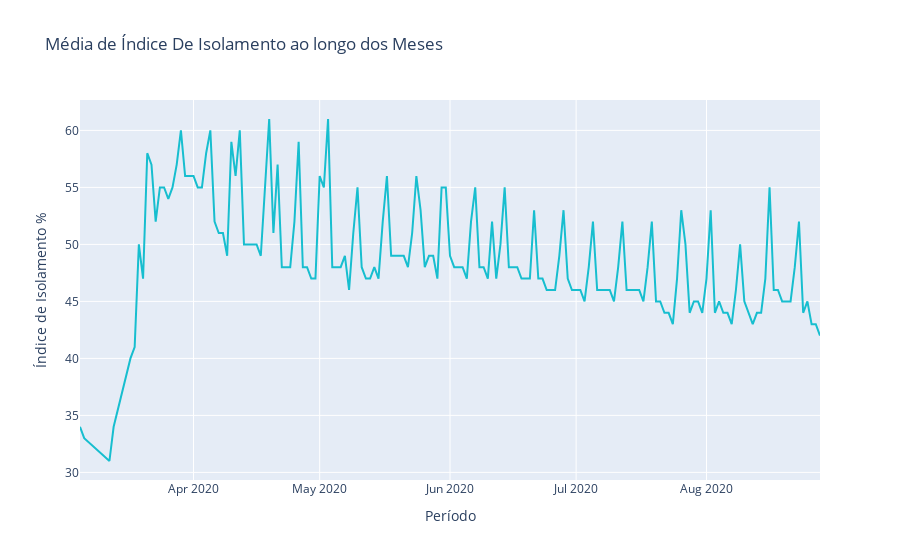

The code cell stored with this chart in its notebook:
### Markdown cell above
#### Gráfico 'Média de Índice De Isolamento ao longo dos Meses'
O índice de isolamento social do município foi caindo ao longo dos meses. A medida de isolamento foi alterada e os comércios começaram a funcionar a partir do dia 06 de junho. No gráfico acima é possível observar que o número de casos e de mortes aumentaram a partir da segunda quinzena do mês de junho.

### Code cell
# Criando Layout:
configuracoes_layout = go.Layout(title='Média de Índice De Isolamento ao longo dos Meses',
                                 yaxis={'title':'Índice de Isolamento %'},
                                 xaxis={'title': 'Período'})

iso = go.Scatter(x=isolamento['Data'], 
                y=isolamento['Média de Índice De Isolamento(%)'],                    
                    name = 'Média de Índice De Isolamento(%)',
                    line = dict(color = '#17BECF'))

data = [iso]

# Objeto figura:
fig = go.Figure(data=data, layout=configuracoes_layout)

# plotando o grafico:
py.iplot(fig)

### Figure 1 — Plotly figure (JSON) as saved in the notebook; plotly's stock layout.template omitted (floating-point values rounded to 4 significant figures; data arrays with more than 128 entries replaced by an {"elided": "..."} marker saying what was removed)
{"data": [{"line": {"color": "#17BECF"}, "name": "Média de Índice De Isolamento(%)", "type": "scatter", "x": {"elided": "169 str values"}, "y": {"elided": "169 int values"}}], "layout": {"title": {"text": "Média de Índice De Isolamento ao longo dos Meses"}, "xaxis": {"title": {"text": "Período"}}, "yaxis": {"title": {"text": "Índice de Isolamento %"}}}}
